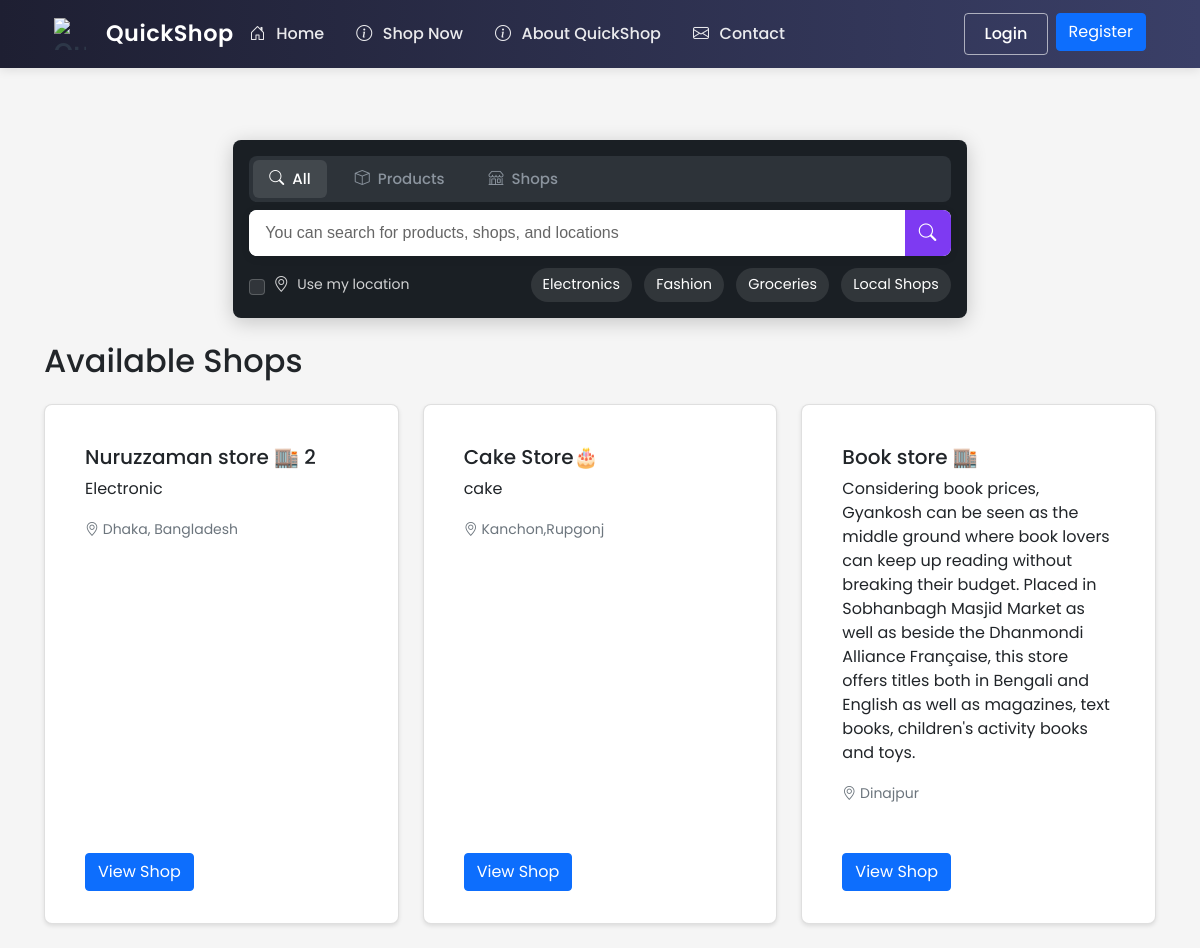
Page /shop/ on the earlier database version.
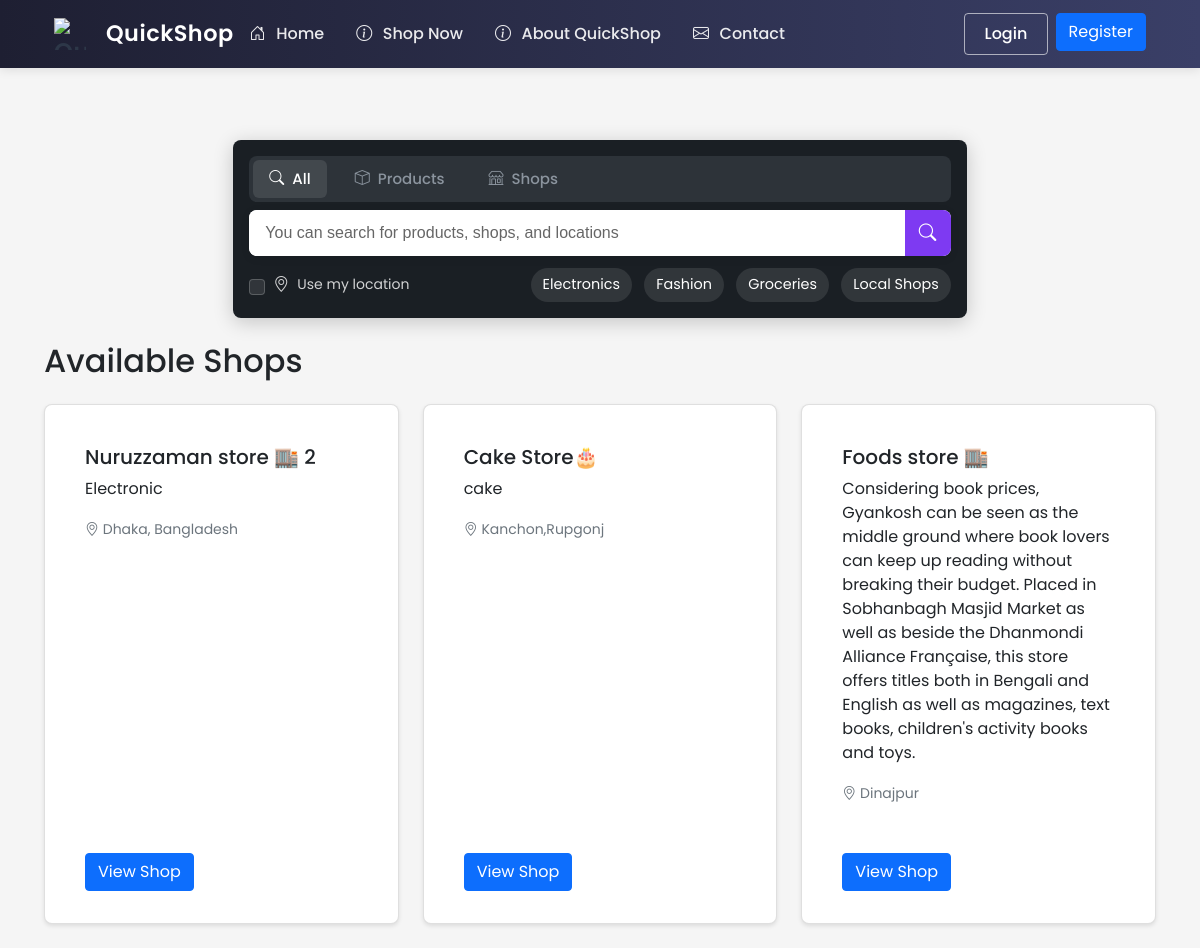
Same page on the later database version.
### ecommerce/models/shop.py (models this page shows, shortened)
class Shop(db.Model):
    id = db.Column(db.Integer, primary_key=True)
    name = db.Column(db.String(100), nullable=False)
    description = db.Column(db.Text)
    about = db.Column(db.Text)  # New field for shop-specific About content
    owner_id = db.Column(db.Integer, db.ForeignKey('user.id'), nullable=False)
    location_lat = db.Column(db.Float, nullable=True)
    location_lng = db.Column(db.Float, nullable=True)
    address = db.Column(db.String(200), nullable=True)
    approval_status = db.Column(db.String(20), server_default='pending')  # pending, approved, rejected
    images = db.relationship('Image', lazy=True,
                           foreign_keys='Image.shop_id',
                           cascade="all, delete-orphan",
                           backref=db.backref('shop_ref', lazy=True))
    phone = db.Column(db.String(20))
    email = db.Column(db.String(120))
    website = db.Column(db.String(200))
    business_hours = db.Column(db.Text)  # Stored as JSON string
    created_at = db.Column(db.DateTime, default=datetime.utcnow)
    is_active = db.Column(db.Boolean, default=False)  # Only true after approval
    products = db.relationship('Product', backref='shop', lazy=True)

### ecommerce/routes/shop.py (the view)
@shop_bp.route('/')
def index():
    shops = Shop.query.filter_by(is_active=True, approval_status='approved').all()
    return render_template('shop/index.html', shops=shops)

### ecommerce/templates/shop/index.html (shortened to what this page needs)
{% extends "base.html" %}
{% block content %}
<div class="container mt-4">
    <div class="row mb-4">
        <div class="col-md-8 mx-auto">
            {% with search_type='all' %}
            {% include 'includes/search_box.html' %}
            {% endwith %}
        </div>
    </div>
    <h2 class="mb-4">Available Shops</h2>
    <div class="row">
        {% for shop in shops %}
            <div class="col-md-4 mb-4">
                <div class="card h-100">
                    <div class="card-body">
                        <h5 class="card-title">{{ shop.name }}</h5>
                        <p class="card-text">{{ shop.description }}</p>
                        <p class="card-text">
                            <small class="text-muted">
                                <i class="bi bi-geo-alt"></i> {{ shop.address }}
                            </small>
                        </p>
                    </div>
                    <div class="card-footer bg-transparent border-top-0">
                        <a href="{{ url_for('shop.view', shop_id=shop.id) }}" class="btn btn-primary">
                            View Shop
                        </a>
                    </div>
                </div>
            </div>
        {% else %}
            <div class="col-12 text-center">
                <div class="alert alert-info">
                    No shops available at the moment.
                </div>
            </div>
        {% endfor %}
    </div>
</div>
{% endblock %}

Differences in the rows shown:
changed Shop "Dinajpur": name "Book store 🏬" → "Foods store 🏬"
